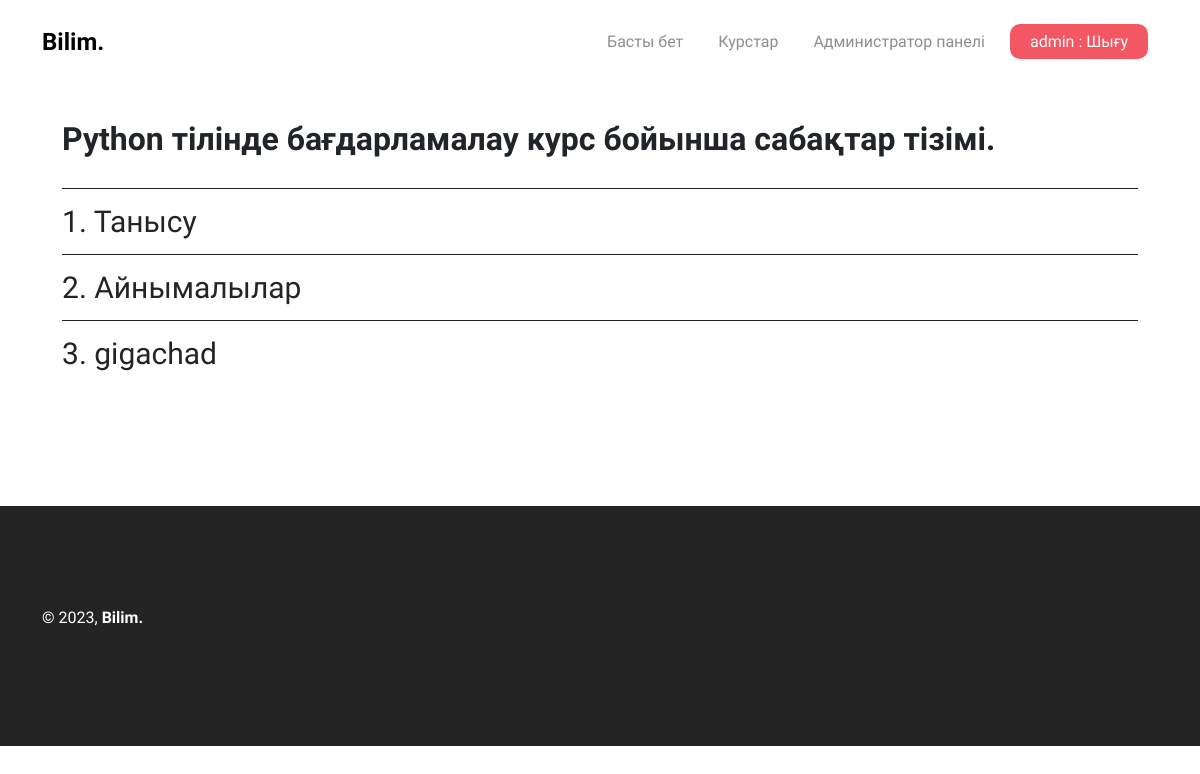
/course/detail/python-tlnde-badarlamalau/lessons/ (signed in), run on the app's committed database.
### mainCoreApp/models.py (models this page shows, shortened)
class Course(models.Model):
    courseName = models.CharField("Курс атауы", max_length=255)
    category = models.ForeignKey(Category, on_delete=models.CASCADE, verbose_name="Категория")
    courseDescription = models.TextField("Курстың сипаттамасы")
    courseLogo = models.ImageField("Курс логотипі",  upload_to="images/")
    postDate = models.DateTimeField("Курстың жариялау уақыты мен күні", default=datetime.now)
    courseAge = models.IntegerField("Жас")
    level = models.ForeignKey(Level, on_delete=models.CASCADE, verbose_name="Деңгей")
    slug = models.SlugField(unique=True, blank=True, editable=False)
    class Meta:
        verbose_name = "Курс"
        verbose_name_plural = "Курстар"

class Lesson(models.Model):
    course = models.ForeignKey(Course, on_delete=models.CASCADE, verbose_name="Курс")
    lessonName = models.CharField("Сабақ тақырыбы", max_length=255)
    videoLesson = models.CharField("Видео сабақ сілтемесі", max_length=500, blank=True, null=True)
    practiceLesson = HTMLField("Практикалық сабақ сипаттамасы", blank=True, null=True)
    class Meta:
        verbose_name = "Сабақ"
        verbose_name_plural = "Сабақтар"

### mainCoreApp/views.py (the view)
# urls.py: path('course/detail/<slug:slug>/lessons/', views.lessonsList, name='lessonsList'),
def lessonsList(request, slug=None):
    course = get_object_or_404(Course, slug=slug)
    lessons = Lesson.objects.all()
    if slug:
        course = get_object_or_404(Course, slug=slug)
        lessons = lessons.filter(course=course)
    return render(request, "core/lessons.html", {
        'course': course,
        'lessons': lessons
    })

### mainCoreApp/templates/core/lessons.html (shortened to what this page needs)
{% extends '../base.html' %}
{% block content %}
    {% if user.is_authenticated %}
    <div class="container">
        <div class="modules">
            <h2 class="subtitle">{{ course.courseName }} курс бойынша сабақтар тізімі.</h2>
            {% for lesson in lessons %}
            <a href="{{ lesson.pk }}" class="module-item">{{ forloop.counter }}. {{ lesson.lessonName }}</a>
            {% endfor %}
        </div>
    </div>
    {% endif %}
{% endblock %}

### mainCoreApp/templates/base.html (shortened to what this page needs)
{% load static %}
<!DOCTYPE html>
<html lang="en">
<head>
    <link rel="stylesheet" href="{% static './css/style.css' %}">
    <link rel="stylesheet" href="{% static './css/bootstrap.min.css' %}">
</head>
<body>
    <header class="navbar navbar-expand-lg bg-white pt-4 pb-4 fixed-top">
        <div class="container">
          <a class="logo" href="{% url 'homePage' %}">Bilim.</a>
          <div class="collapse navbar-collapse" id="navbarSupportedContent">
            <ul class="navbar-nav ms-auto mb-2 mb-lg-0">
              <li class="nav-item">
                <a class="header-link" href="{% url 'homePage' %}">Басты бет</a>
              </li>
              <li class="nav-item">
                <a class="header-link" href="{% url 'courses' %}">Курстар</a>
              </li>
                {% if user.is_superuser %}
                <li class="nav-item">
                <a class="header-link" href="/admin/mainCoreApp/">Администратор панелі</a>
              </li>
                {% endif %}
              {% if user.is_authenticated %}
                <li class="nav-item">
                <a class="danger header-button" href="{% url 'logoutUser' %}">{{ user.username }} : Шығу</a>
              </li>
                {% endif %}
            </ul>
          </div>
        </div>
    </header>
    {% block content %}
    {% endblock %}
    <footer class="footer">
        <div class="container">
            <p>&copy; 2023, <strong>Bilim.</strong></p>
        </div>
    </footer>
</body>
</html>

### mainCoreApp/static/css/style.css (style rules this page uses)
* { font-family: 'Inter Tight', sans-serif; }
.logo { text-decoration: none; color: #000000; font-weight: 600; font-size: 24px; }
.header-link { padding: 8px 10px; color: #8e8e8e; font-size: 16px; font-weight: 400; text-decoration: none; transition: 0.3s ease-in-out; }
.header-link:last-child { padding-right: 25px; }
.danger { background-color: #f35764; color: #fff; }
.header-button { padding: 8px 20px; margin-right: 10px; border-radius: 10px; text-decoration: none; transition: 0.3s ease-in-out; }
.subtitle { font-weight: 600; }
.courses, .modules, .lesson-detail { padding: 120px 20px; }
.modules .subtitle { margin-bottom: 30px; }
.module-item { padding-top: 10px; padding-bottom: 10px; text-decoration: none; color: #242424; font-size: 30px; display: block; border-top: 1px solid #242424; }
.footer { background-color: #242424; color: #fff; padding: 100px 0; }

### data on the page
Course: courseName "Python тілінде бағдарламалау"
Lesson: lessonName "Танысу"
Lesson: lessonName "Айнымалылар"
Lesson: lessonName "gigachad"

### other printed values
{{ user.username }} "admin"
